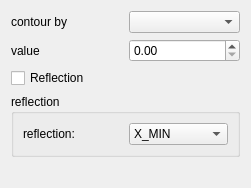
<?xml version="1.0" encoding="UTF-8"?>
<ui version="4.0">
 <class>contourFilterPropForm</class>
 <widget class="QWidget" name="contourFilterPropForm">
  <property name="geometry">
   <rect>
    <x>0</x>
    <y>0</y>
    <width>251</width>
    <height>188</height>
   </rect>
  </property>
  <property name="windowTitle">
   <string>Contour Property</string>
  </property>
  <layout class="QVBoxLayout" name="verticalLayout">
   <item>
    <layout class="QGridLayout" name="gridLayout">
     <item row="0" column="0">
      <widget class="QLabel" name="label">
       <property name="text">
        <string>contour by</string>
       </property>
      </widget>
     </item>
     <item row="0" column="1">
      <widget class="QComboBox" name="comboBox"/>
     </item>
     <item row="1" column="0">
      <widget class="QLabel" name="label_2">
       <property name="text">
        <string>value</string>
       </property>
      </widget>
     </item>
     <item row="1" column="1">
      <widget class="QDoubleSpinBox" name="val_spinbox">
       <property name="singleStep">
        <double>0.010000000000000</double>
       </property>
      </widget>
     </item>
    </layout>
   </item>
   <item>
    <widget class="QCheckBox" name="reflection_checkBox">
     <property name="text">
      <string>Reflection</string>
     </property>
    </widget>
   </item>
   <item>
    <widget class="QGroupBox" name="reflection_groupBox">
     <property name="title">
      <string>reflection</string>
     </property>
     <layout class="QHBoxLayout" name="horizontalLayout">
      <item>
       <widget class="QLabel" name="label_3">
        <property name="text">
         <string>reflection:</string>
        </property>
       </widget>
      </item>
      <item>
       <widget class="QComboBox" name="reflection_comboBox">
        <item>
         <property name="text">
          <string>X_MIN</string>
         </property>
        </item>
        <item>
         <property name="text">
          <string>Y_MIN</string>
         </property>
        </item>
        <item>
         <property name="text">
          <string>Z_MIN</string>
         </property>
        </item>
        <item>
         <property name="text">
          <string>X_MAX</string>
         </property>
        </item>
        <item>
         <property name="text">
          <string>Y_MAX</string>
         </property>
        </item>
        <item>
         <property name="text">
          <string>Z_MAX</string>
         </property>
        </item>
        <item>
         <property name="text">
          <string>X</string>
         </property>
        </item>
        <item>
         <property name="text">
          <string>Y</string>
         </property>
        </item>
        <item>
         <property name="text">
          <string>Z</string>
         </property>
        </item>
       </widget>
      </item>
     </layout>
    </widget>
   </item>
   <item>
    <spacer name="verticalSpacer">
     <property name="orientation">
      <enum>Qt::Vertical</enum>
     </property>
     <property name="sizeHint" stdset="0">
      <size>
       <width>20</width>
       <height>117</height>
      </size>
     </property>
    </spacer>
   </item>
  </layout>
 </widget>
 <resources/>
 <connections/>
</ui>
